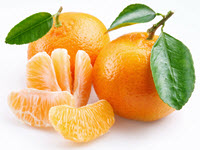
#> input picture w03/fruit.jpg, 200 x 150 px, given in place of the camera
$ jupyter execute c13_pca_image_analysis.ipynb
#> lines starting #> are read from the running program, lines starting #| are printed output that depends on the picture
[cell 1]
#%matplotlib inline
import numpy as np
import matplotlib.pyplot as plt
import cv2

vc = cv2.VideoCapture(0)
#plt.ion()

if vc.isOpened(): # try to get the first frame
    is_capturing, frame = vc.read()
#> frame is the input picture: shape (150, 200, 3); mean B, G, R 141.1, 191.9, 221.2
    if(is_capturing):
        plt.pause(1.0)  # pause for 1 second for camera adjustment
    is_capturing, frame = vc.read()
    frame = cv2.cvtColor(frame, cv2.COLOR_BGR2RGB)
    webcam_preview = plt.imshow(frame)
    vc.release()

[cell 2]
# save image
cv2.imwrite('test/opencv_capture.jpg', frame)
print('saved image..')

[cell 3]
from PIL import Image
import os

cd = os.getcwd()
print(cd)

img = Image.open('test/opencv_capture.jpg')
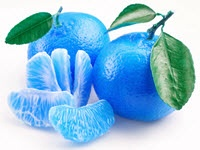
#> img: PIL image 200x150 RGB; mean R, G, B 141.1, 191.8, 220.5

width, height = img.size
#> width = 200; height = 150
print('width, height =', width, height)
#| width, height = 200 150

plt.imshow(img)

[cell 4]
from PIL import ImageDraw

img_edit = img.copy()
img_draw = ImageDraw.Draw(img_edit)
left = 130
top = 0
right = left + 400
bottom = top + 400
shape = [(left, top), (right, bottom)]
img_draw.rectangle(shape, outline="#00ff00", width=2)
plt.imshow(img_edit)
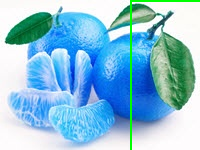
#> shown: shape (150, 200, 3); mean R, G, B 139.1, 192.8, 217.3

[cell 5]
img_crop = img_edit.crop((left, top, right, bottom))
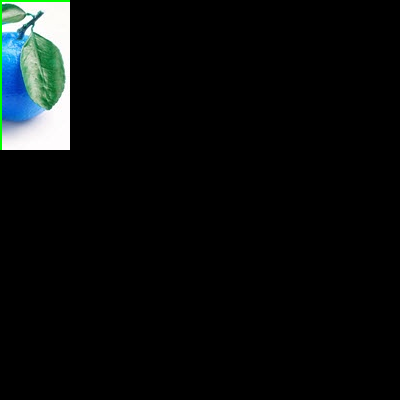
#> img_crop: PIL image 400x400 RGB; mean R, G, B 9.4, 12.6, 12.5
plt.imshow(img_crop)

[cell 6]
from PIL import ImageOps

# apply grayscale to image
img_gray = ImageOps.grayscale(img_crop)
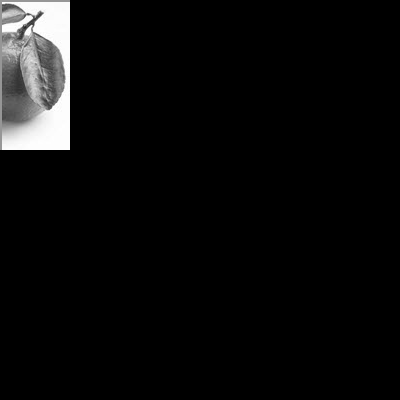
#> img_gray: PIL image 400x400 L; min 0, max 255, mean 11.6
plt.imshow(img_gray, cmap='gray')

[cell 7]
newsize = (240, 240)
img_gray = img_gray.resize(newsize)
#> img_gray: PIL image 240x240 L
plt.imshow(img_gray, cmap='gray')

[cell 8]
img_np = np.asarray(img_gray)
print('shape =', img_np.shape)
#| shape = (240, 240)

img_np = np.reshape(img_np, [240*240])
print('new shape =', img_np.shape)
#| new shape = (57600,)

[cell 9]
from sklearn.decomposition import PCA

pca = PCA(4)
img_transformed = pca.fit_transform(img_gray)
#> img_transformed = 240 rows, first 6: [504.6, -42.39, 136.4, -32.5], [1020, -72.41, 214, -59.64], [1075.4, -67.86, 50.44, -156.3], [964.2, -40.91, -129.6, -228.1], [941.5, -21.04, -174.5, -224.7], [948.4, -28.31, -146, -176.3]
print('size = ', img_transformed.size)
#| size =  960

img_inverted = pca.inverse_transform(img_transformed)
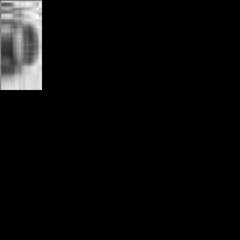
#> img_inverted: shape (240, 240) float64; min -0.36, max 295.5, mean 11.6; drawn with min black and max white
plt.imshow(img_inverted, cmap='gray')
